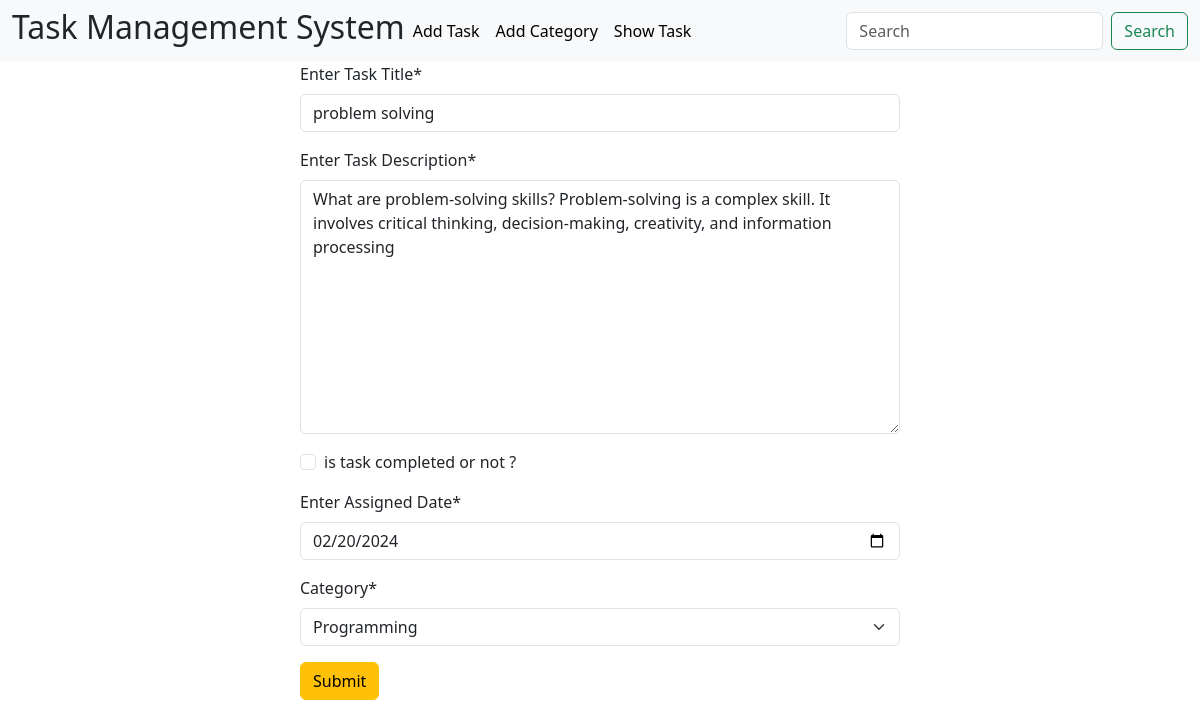
The app's page /AddTask/edit/8 with its own data.
### TaskModel/models.py (models this page shows, shortened)
class  Task(models.Model):
    Title=models.CharField(max_length=255)
    Description=models.TextField()
    IsCompleted=models.BooleanField(default=False)
    AssignDate=models.DateField()
    category=models.ForeignKey(Category,on_delete=models.CASCADE)

### TaskModel/views.py (the view)
# urls.py: path('edit/<int:id>',views.edit_task,name='edit_task'),
def edit_task(request,id):
    task_id=models.Task.objects.get(pk=id)
    task_instance=forms.TaskForm(instance=task_id)
    if request.method=='POST':
        task_instance=forms.TaskForm(request.POST,instance=task_id)
        if task_instance.is_valid():
            task_instance.save()
            return redirect('home')
    return render(request, 'TaskModel/add_task.html',{'form':task_instance})

### TaskModel/forms.py
class TaskForm(forms.ModelForm):
    class Meta:
        model=Task
        fields='__all__'
        labels={
            'Title':'Enter Task Title',
            'Description':'Enter Task Description',
            'IsCompleted':'is task completed or not ?',
            'AssignDate':'Enter Assigned Date',
        }
        widgets = {
                'AssignDate': forms.DateInput(attrs={'type': 'date'}),
            }

### TaskCategory/models.py (called while the page is built)
    def __str__(self):
        return self.name

### TaskModel/templates/TaskModel/add_task.html (shortened to what this page needs)
{% extends "base.html" %}
{% load crispy_forms_tags %}
{% block content %}
<form action="" method="post" style="width:50%; margin:auto;height:500px">
    {{form| crispy}}
    <button class='btn btn-warning' type="submit">Submit</button>
</form>
{% endblock content %}

### records on screen
Task: Title "problem solving", Description "What are problem-solving skills? Problem-solving is a complex skill. It involves critical thinking, decision-making, creativity, and information processing", AssignDate "02/20/2024", category "Programming"
